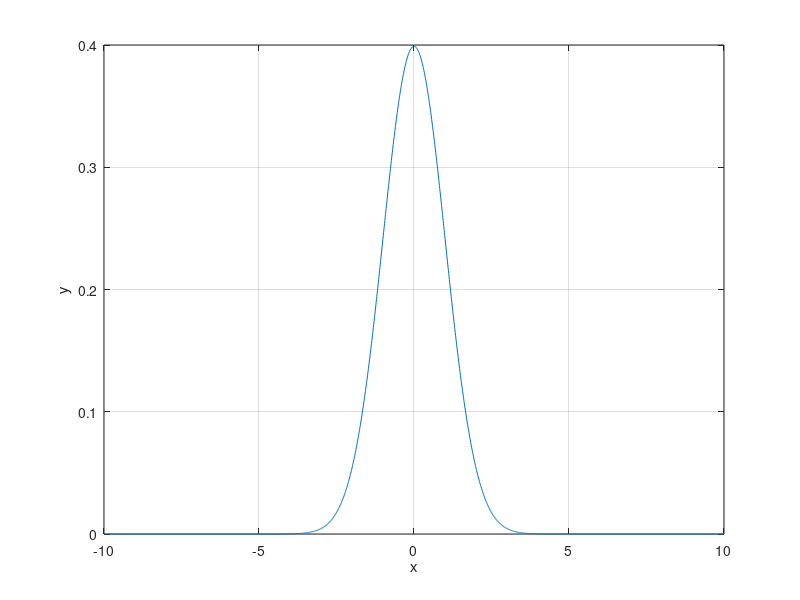

Reproduce this figure in MATLAB.
clc;
close all;
clear all;

# PDF TO CDF
dx=0.01;
x = -10 :dx: 10;
sig = 1;
u = 0;
for i=1:length(x)
  y = (1 / (sig * sqrt(2 * pi))) * exp(-((x - u).^2)/(2 * sig * sig));
endfor
pdf = y*dx;

for i=1:length(x)
  cdf(i) = sum(pdf(1:i));
endfor
plot(x,y);
grid on;
xlabel('x');
ylabel('y');

#PDF TO MEAN
mean=0;
for i=1:length(x)
  mean=mean+(x(i)*pdf(i));
endfor
mean

#PDF TO VAR
mean2=0;
for i=1:length(x)
  mean2=mean2+(x(i)*x(i)*pdf(i));
endfor
mean2
var = mean2-(mean^2)
